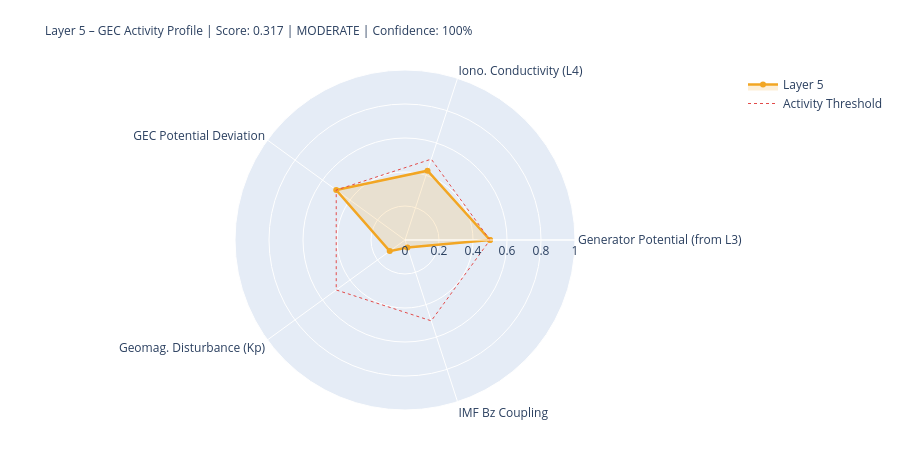

Notebook cell for this chart:
### Markdown cell above
---
## 5. State Assessment & Handoff to Layer 6

### Code cell
# ============================================================
# LAYER-5-SCORE
# ============================================================

# Components
# 1) Generator activity (Layer-3-driven)
gen_score = norm(generator_strength, 0.3, 2.0)
gen_src   = 'from_layer3' if l3_thunder_score is not None else 'estimated'

# 2) Ionospheric conductivity (Layer-4-driven)
iono_score = norm(iono_cond_factor, 0.7, 1.4)
iono_src   = 'from_layer4' if l4_ioniz is not None else 'estimated'

# 3) GEC potential deviation from reference
pot_score = norm(abs(delta_V_pct), 0, 30)  # 0 = at reference, 1 = 30% deviation
pot_src   = 'derived'

# 4) Geomagnetic disturbance (Kp) – modulates vertical currents
kp_score = norm(kp_val, 0, 9)
kp_src   = 'primary' if kp_now is not None else 'from_layer4'

# 5) IMF Bz coupling (southward = stronger M-I coupling → GEC influence)
bz_score = norm(-(bz_now or 0), -5, 30) if bz_now is not None else None
bz_src   = 'primary' if bz_now is not None else 'missing'

COMPONENTS = {
    'Generator Potential (from L3)':  {'score': gen_score,   'source': 'derived_from_layer3', 'dynamic': True},
    'Iono. Conductivity (L4)':      {'score': iono_score,  'source': iono_src, 'dynamic': True},
    'GEC Potential Deviation':      {'score': pot_score,   'source': pot_src,  'dynamic': True},
    'Geomag. Disturbance (Kp)':         {'score': kp_score,    'source': kp_src,   'dynamic': True},
    'IMF Bz Coupling':               {'score': bz_score,    'source': bz_src,   'dynamic': True},
}

available   = {k: v['score'] for k, v in COMPONENTS.items() if v['score'] is not None}
unavailable = [k for k, v in COMPONENTS.items() if v['score'] is None]
layer5_score = round(sum(available.values()) / len(available), 4) if available else None
confidence   = round(len(available) / len(COMPONENTS), 2)
level = ('unknown' if layer5_score is None
         else 'quiet'   if layer5_score < 0.3
         else 'moderate' if layer5_score < 0.6
         else 'active')
dominant_l5 = max(available, key=available.get) if available else 'none'

# Kp consistency: separate 1-min raw value from score value
kp_1m_raw   = kp_now          # directly from API (can be 0.0 during live measurement)
kp_for_score = kp_val          # from Layer-0 context or estimated value if needed
kp_score_src = kp_src

W = 68
print('=' * W)
print('LAYER 5 – GLOBAL ELECTRIC CIRCUIT – STATE ASSESSMENT')
print('=' * W)
for name, comp in COMPONENTS.items():
    s = comp['score']
    if s is not None:
        bar = '█' * int(s*20) + '░' * (20-int(s*20))
        print(f'  {name:<34} {bar}  {s:.3f}  [{comp["source"]}]')
    else:
        print(f'  {name:<34} {"─"*20}  n/a   [missing]')
print('-' * W)
print(f'  Score:         {layer5_score:.3f}  ({len(available)}/{len(COMPONENTS)} components)')
print(f'  Confidence:    {confidence:.0%}')
print(f'  Level:         {level.upper()}')
print(f'  Dominant:      {dominant_l5}')
print(f'  V_iono:        {V_iono_mod:.1f} kV  (Δ {delta_V_pct:+.1f}% vs. Ref)')
print(f'  I_total:       {I_total_mod:.1f} A   (Δ {delta_I_pct:+.1f}% vs. Ref)')
print('=' * W)

# Radar
cats   = list(available.keys())
vals_r = list(available.values())
if len(cats) >= 3:
    fig = go.Figure()
    fig.add_trace(go.Scatterpolar(
        r=vals_r + [vals_r[0]], theta=cats + [cats[0]],
        fill='toself', fillcolor='rgba(242,166,35,0.18)',
        line=dict(color='#F2A623', width=2.5), name='Layer 5'
    ))
    fig.add_trace(go.Scatterpolar(
        r=[0.5]*(len(cats)+1), theta=cats+[cats[0]],
        line=dict(color='#E24B4A', dash='dot', width=1),
        mode='lines', name='Activity Threshold'
    ))
    fig.update_layout(
        title=dict(
            text=f'Layer 5 – GEC Activity Profile | Score: {layer5_score:.3f} | {level.upper()} | Confidence: {confidence:.0%}',
            font=dict(size=12)
        ),
        polar=dict(radialaxis=dict(visible=True, range=[0,1])),
        height=450, showlegend=True,
        margin=dict(l=80, r=80, t=70, b=40)
    )
    fig.show()

### Figure 1 — Plotly figure (JSON) as saved in the notebook; plotly's stock layout.template omitted (floating-point values rounded to 4 significant figures)
{"data": [{"fill": "toself", "fillcolor": "rgba(242,166,35,0.18)", "line": {"color": "#F2A623", "width": 2.5}, "name": "Layer 5", "r": [0.5, 0.4287, 0.5, 0.1111, 0.0463, 0.5], "theta": ["Generator Potential (from L3)", "Iono. Conductivity (L4)", "GEC Potential Deviation", "Geomag. Disturbance (Kp)", "IMF Bz Coupling", "Generator Potential (from L3)"], "type": "scatterpolar"}, {"line": {"color": "#E24B4A", "dash": "dot", "width": 1}, "mode": "lines", "name": "Activity Threshold", "r": [0.5, 0.5, 0.5, 0.5, 0.5, 0.5], "theta": ["Generator Potential (from L3)", "Iono. Conductivity (L4)", "GEC Potential Deviation", "Geomag. Disturbance (Kp)", "IMF Bz Coupling", "Generator Potential (from L3)"], "type": "scatterpolar"}], "layout": {"height": 450, "margin": {"b": 40, "l": 80, "r": 80, "t": 70}, "polar": {"radialaxis": {"range": [0, 1], "visible": true}}, "showlegend": true, "title": {"font": {"size": 12}, "text": "Layer 5 – GEC Activity Profile | Score: 0.317 | MODERATE | Confidence: 100%"}}}
